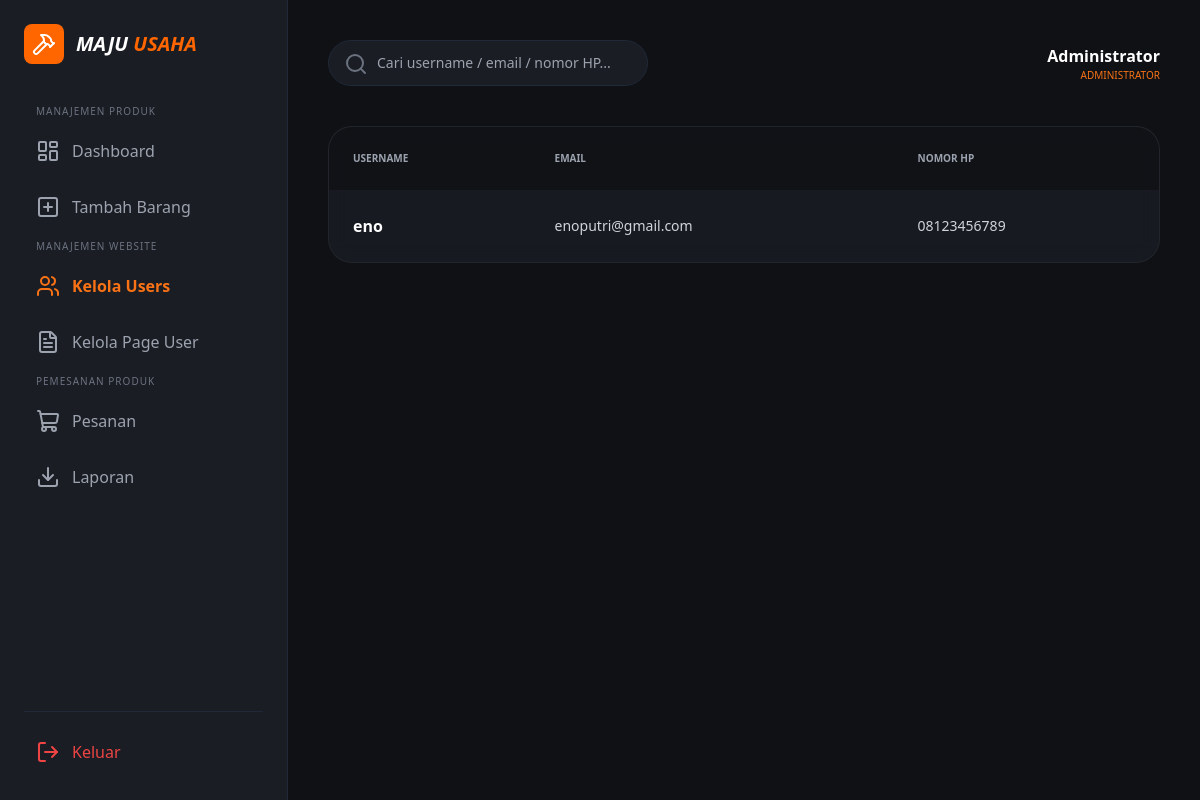
Screenshot of /admin/users.php (signed in) with the database file from the repository.
### tables this page shows
CREATE TABLE `users` (
  `id` int(11) NOT NULL,
  `username` varchar(50) NOT NULL,
  `email` varchar(100) NOT NULL,
  `phone` varchar(20) DEFAULT NULL,
  `password_hash` varchar(255) NOT NULL,
  `created_at` datetime NOT NULL
);

### admin/users.php (the view, shortened to what this page needs)
<?php
include '../koneksi/koneksi.php';
$search = isset($_GET['search'])
    ? mysqli_real_escape_string($koneksi, trim($_GET['search']))
    : '';
$cols = [];
$resCols = mysqli_query($koneksi, "SHOW COLUMNS FROM users");
if ($resCols) {
    while ($c = mysqli_fetch_assoc($resCols)) {
        $cols[] = strtolower($c['Field']);
    }
}
$pk = in_array('id_user', $cols, true) ? 'id_user' : (in_array('id', $cols, true) ? 'id' : 'id');
$phoneCandidates = ['phone', 'no_hp', 'nomor_hp', 'hp', 'telp', 'telepon'];
$phoneCol = null;
foreach ($phoneCandidates as $cand) {
    if (in_array($cand, $cols, true)) {
        $phoneCol = $cand;
        break;
    }
}
$where = "";
$query_users = mysqli_query($koneksi, "SELECT * FROM users $where ORDER BY `$pk` DESC");
$username = $_SESSION['username'] ?? 'Administrator';
$current = basename($_SERVER['PHP_SELF']);
?>
<!DOCTYPE html>
<html lang="id">
<head>
<script src="https://cdn.tailwindcss.com"></script>
</head>
<body class="font-sans">
<div class="flex h-screen">
<aside class="w-72 bg-[#1A1D23] border-r border-gray-800 flex flex-col p-6">
    <div class="flex items-center gap-3 mb-10">
        <div class="bg-orange-maju p-2 rounded-lg">
            <i data-lucide="hammer"></i>
        </div>
        <h1 class="font-bold text-xl italic">
            MAJU <span class="accent-orange">USAHA</span>
        </h1>
    </div>
    <nav class="space-y-2 flex-1">
         <div class="space-y-2">
            <p class="text-[10px] text-gray-500 uppercase tracking-widest px-3">Manajemen Produk</p>
            <a href="index.php"
               class="flex items-center gap-3 p-3 rounded-xl <?= $current === 'index.php' ? 'bg-orange-maju/10 text-orange-500 font-bold' : 'text-gray-400 hover:bg-gray-800' ?>">
                <i data-lucide="layout-dashboard"></i> Dashboard
            </a>
            <a href="tambah_produk.php"
               class="flex items-center gap-3 p-3 rounded-xl <?= $current === 'tambah_produk.php' ? 'bg-orange-maju/10 text-orange-500 font-bold' : 'text-gray-400 hover:bg-gray-800' ?>">
                <i data-lucide="plus-square"></i> Tambah Barang
            </a>
        </div>
        <div class="space-y-2">
            <p class="text-[10px] text-gray-500 uppercase tracking-widest px-3">Manajemen Website</p>
            <a href="users.php"
               class="flex items-center gap-3 p-3 rounded-xl <?= $current === 'users.php' ? 'bg-orange-maju/10 text-orange-500 font-bold' : 'text-gray-400 hover:bg-gray-800' ?>">
                <i data-lucide="users"></i> Kelola Users
            </a>
            <a href="page_edit.php"
               class="flex items-center gap-3 p-3 rounded-xl <?= $current === 'halaman.php' ? 'bg-orange-maju/10 text-orange-500 font-bold' : 'text-gray-400 hover:bg-gray-800' ?>">
                <i data-lucide="file-text"></i> Kelola Page User
            </a>
        </div>
        <div class="space-y-2">
            <p class="text-[10px] text-gray-500 uppercase tracking-widest px-3">Pemesanan Produk</p>
                <a href="pengelolaan_pesanan.php"
                class="flex items-center justify-between p-3 rounded-xl <?= $current === 'pengelolaan_pesanan.php' ? 'bg-orange-maju/10 text-orange-500 font-bold' : 'text-gray-400 hover:bg-gray-800' ?>">
                    <span class="flex items-center gap-3">
                        <i data-lucide="shopping-cart"></i> Pesanan
                    </span>
                </a>
                <a href="laporan_penjualan.php"
                    class="flex items-center gap-3 p-3 rounded-xl <?= $current === 'laporan_penjualan.php' ? 'bg-orange-maju/10 text-orange-500 font-bold' : 'text-gray-400 hover:bg-gray-800' ?>">
                    <i data-lucide="download"></i> Laporan
                </a>
        </div>
    </nav>
    <div class="border-t border-gray-800 pt-4">
        <a href="logout.php" class="flex items-center gap-3 text-red-500 p-3 rounded-xl hover:bg-red-500/10">
            <i data-lucide="log-out"></i> Keluar
        </a>
    </div>
</aside>
<main class="flex-1 overflow-y-auto p-10">
<header class="flex justify-between items-center mb-10">
<div class="flex items-center gap-3">
    <form method="GET" class="relative">
        <i data-lucide="search"
           class="absolute left-4 top-3 text-gray-500"
           size="18"></i>
        <input type="text"
               name="search"
               value="<?= htmlspecialchars($search) ?>"
               placeholder="Cari username / email / nomor HP..."
               class="w-80 bg-[#1A1D23] border border-gray-800 rounded-full py-3 pl-12 pr-4 text-sm outline-none">
    </form>
</div>
<div class="text-right">
    <p class="font-bold"><?= htmlspecialchars($username) ?></p>
    <p class="text-[10px] text-orange-500 uppercase">Administrator</p>
</div>
</header>
<div class="card-glass rounded-3xl overflow-hidden">
<table class="w-full">
<thead class="bg-black/30 text-gray-400 text-[10px] uppercase">
<tr>
    <th class="p-6 text-left">Username</th>
    <th class="p-6 text-left">Email</th>
    <th class="p-6 text-left">Nomor HP</th>
</tr>
</thead>
<tbody class="divide-y divide-gray-800">
<?php if (mysqli_num_rows($query_users) == 0): ?>
<tr>
    <td colspan="4" class="p-8 text-center text-gray-400">Data user tidak ditemukan.</td>
</tr>
<?php else: ?>
<?php while ($u = mysqli_fetch_assoc($query_users)): ?>
<?php
$hp  = ($phoneCol !== '__NO_PHONE_COL__') ? ($u[$phoneCol] ?? '-') : '-';
?>
<tr class="hover:bg-white/[0.03]">
    <td class="p-6 font-bold"><?= htmlspecialchars($u['username'] ?? '-') ?></td>
    <td class="p-6 text-gray-300 text-sm"><?= htmlspecialchars($u['email'] ?? '-') ?></td>
    <td class="p-6 text-gray-300 text-sm">
        <?= htmlspecialchars($hp ?: '-') ?>
    </td>
</tr>
<?php endwhile; ?>
<?php endif; ?>
</tbody>
</table>
</div>
</main>
</div>
</body>
</html>

### admin/users.php (style rules this page uses)
body { background:#0F1115; color:white; }
.card-glass { background: rgba(26,29,35,.8); backdrop-filter: blur(10px); border:1px solid rgba(255,255,255,.05); }
.accent-orange { color:#FF6600; }
.bg-orange-maju { background:#FF6600; }

### rows the page displays
users: username "eno", email "enoputri@gmail.com", phone "08123456789"

### other values shown
$username "Administrator"
